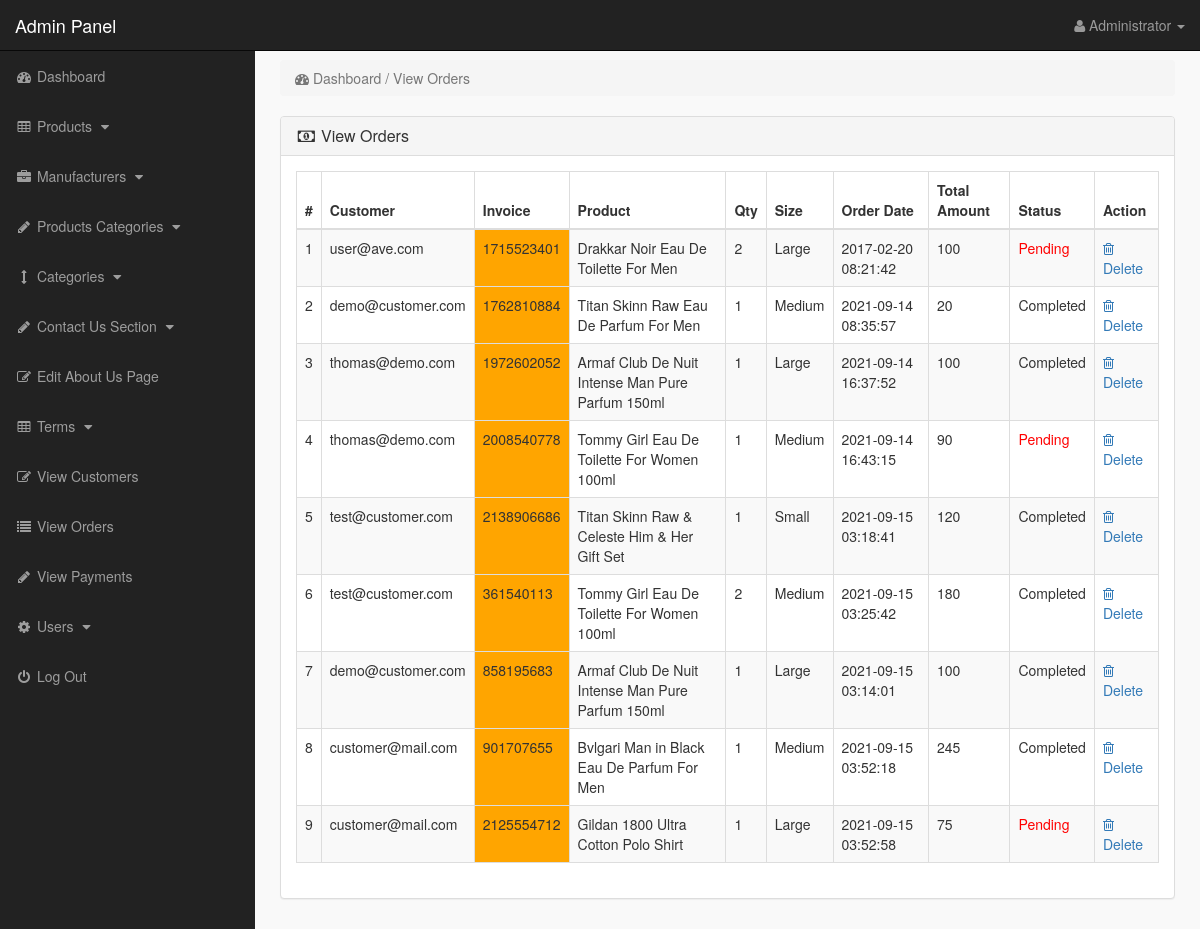
Screenshot of /admin_area/index.php?view_orders (signed in) with the database file from the repository.
### tables this page shows
CREATE TABLE `pending_orders` (
  `order_id` int(10) NOT NULL,
  `customer_id` int(10) NOT NULL,
  `invoice_no` int(10) NOT NULL,
  `product_id` text NOT NULL,
  `qty` int(10) NOT NULL,
  `size` text NOT NULL,
  `order_status` text NOT NULL
);

CREATE TABLE `customers` (
  `customer_id` int(10) NOT NULL,
  `customer_name` varchar(255) NOT NULL,
  `customer_email` varchar(255) NOT NULL,
  `customer_pass` varchar(255) NOT NULL,
  `customer_country` text NOT NULL,
  `customer_city` text NOT NULL,
  `customer_contact` varchar(255) NOT NULL,
  `customer_address` text NOT NULL,
  `customer_image` text NOT NULL,
  `customer_ip` varchar(255) NOT NULL,
  `customer_confirm_code` text NOT NULL
);

CREATE TABLE `products` (
  `product_id` int(10) NOT NULL,
  `p_cat_id` int(10) NOT NULL,
  `cat_id` int(10) NOT NULL,
  `manufacturer_id` int(10) NOT NULL,
  `date` timestamp NOT NULL DEFAULT current_timestamp() ON UPDATE current_timestamp(),
  `product_title` text NOT NULL,
  `product_url` text NOT NULL,
  `product_img1` text NOT NULL,
  `product_img2` text NOT NULL,
  `product_img3` text NOT NULL,
  `product_price` int(10) NOT NULL,
  `product_psp_price` int(100) NOT NULL,
  `product_desc` text NOT NULL,
  `product_features` text NOT NULL,
  `product_video` text NOT NULL,
  `product_keywords` text NOT NULL,
  `product_label` text NOT NULL,
  `status` varchar(255) NOT NULL
);

CREATE TABLE `customer_orders` (
  `order_id` int(10) NOT NULL,
  `customer_id` int(10) NOT NULL,
  `due_amount` int(100) NOT NULL,
  `invoice_no` int(100) NOT NULL,
  `qty` int(10) NOT NULL,
  `size` text NOT NULL,
  `order_date` timestamp NOT NULL DEFAULT current_timestamp() ON UPDATE current_timestamp(),
  `order_status` text NOT NULL
);

### admin_area/view_orders.php (the view)
<?php
if(!isset($_SESSION['admin_email'])){
echo "<script>window.open('login.php','_self')</script>";
}
else {
?>
<div class="row">
<div class="col-lg-12">
<ol class="breadcrumb">
<li class="active">
<i class="fa fa-dashboard"></i> Dashboard / View Orders
</li>
</ol>
</div>
</div>
<div class="row">
<div class="col-lg-12">
<div class="panel panel-default">
<div class="panel-heading">
<h3 class="panel-title">
<i class="fa fa-money fa-fw"></i> View Orders
</h3>
</div>
<div class="panel-body">
<div class="table-responsive">
<table class="table table-bordered table-hover table-striped">
<thead>
<tr>
<th>#</th>
<th>Customer</th>
<th>Invoice</th>
<th>Product</th>
<th>Qty</th>
<th>Size</th>
<th>Order Date</th>
<th>Total Amount</th>
<th>Status</th>
<th>Action</th>
</tr>
</thead>
<tbody>
<?php
$i = 0;
$get_orders = "select * from pending_orders";
$run_orders = mysqli_query($con,$get_orders);
while ($row_orders = mysqli_fetch_array($run_orders)) {
$order_id = $row_orders['order_id'];
$c_id = $row_orders['customer_id'];
$invoice_no = $row_orders['invoice_no'];
$product_id = $row_orders['product_id'];
$qty = $row_orders['qty'];
$size = $row_orders['size'];
$order_status = $row_orders['order_status'];
$get_products = "select * from products where product_id='$product_id'";
$run_products = mysqli_query($con,$get_products);
$row_products = mysqli_fetch_array($run_products);
$product_title = $row_products['product_title'];
$i++;
?>
<tr>
<td><?php echo $i; ?></td>
<td>
<?php
$get_customer = "select * from customers where customer_id='$c_id'";
$run_customer = mysqli_query($con,$get_customer);
$row_customer = mysqli_fetch_array($run_customer);
$customer_email = $row_customer['customer_email'];
echo $customer_email;
 ?>
 </td>
<td bgcolor="orange" ><?php echo $invoice_no; ?></td>
<td><?php echo $product_title; ?></td>
<td><?php echo $qty; ?></td>
<td><?php echo $size; ?></td>
<td>
<?php
$get_customer_order = "select * from customer_orders where order_id='$order_id'";
$run_customer_order = mysqli_query($con,$get_customer_order);
$row_customer_order = mysqli_fetch_array($run_customer_order);
$order_date = $row_customer_order['order_date'];
$due_amount = $row_customer_order['due_amount'];
echo $order_date;
?>
</td>
<td><?php echo $due_amount; ?></td>
<td>
<?php
if($order_status=='pending'){
echo $order_status='<div style="color:red;">Pending</div>';
}
else{
echo $order_status='Completed';
}
?>
</td>
<td>
<a href="index.php?order_delete=<?php echo $order_id; ?>" >
<i class="fa fa-trash-o" ></i> Delete
</a>
</td>
</tr>
<?php } ?>
</tbody>
</table>
</div>
</div>
</div>
</div>
</div>
<?php } ?>

### admin_area/includes/sidebar.php (shortened to what this page needs)
<?php
if(!isset($_SESSION['admin_email'])){
echo "<script>window.open('login.php','_self')</script>";
}
else {
?>
<nav class="navbar navbar-inverse navbar-fixed-top" >
<div class="navbar-header" >
<a class="navbar-brand" href="index.php?dashboard" >Admin Panel</a>
</div>
<ul class="nav navbar-right top-nav" >
<li class="dropdown" >
<a href="#" class="dropdown-toggle" data-toggle="dropdown" >
<i class="fa fa-user" ></i>
<?php echo $admin_name; ?> <b class="caret" ></b>
</a>
</li>
</ul>
<div class="collapse navbar-collapse navbar-ex1-collapse">
<ul class="nav navbar-nav side-nav">
<li>
<a href="index.php?dashboard">
<i class="fa fa-fw fa-dashboard"></i> Dashboard
</a>
</li>
<li>
<a href="#" data-toggle="collapse" data-target="#products">
<i class="fa fa-fw fa-table"></i> Products
<i class="fa fa-fw fa-caret-down"></i>
</a>
</li>
<li>
<a href="#" data-toggle="collapse" data-target="#manufacturers">
<i class="fa fa-fw fa-briefcase"></i> Manufacturers
<i class="fa fa-fw fa-caret-down"></i>
</a>
</li>
<li>
<a href="#" data-toggle="collapse" data-target="#p_cat">
<i class="fa fa-fw fa-pencil"></i> Products Categories
<i class="fa fa-fw fa-caret-down"></i>
</a>
</li>
<li>
<a href="#" data-toggle="collapse" data-target="#cat">
<i class="fa fa-fw fa-arrows-v"></i> Categories
<i class="fa fa-fw fa-caret-down"></i>
</a>
</li>
<li>
<a href="#" data-toggle="collapse" data-target="#contact_us">
<i class="fa fa-fw fa-pencil"> </i> Contact Us Section
<i class="fa fa-fw fa-caret-down"></i>
</a>
</li>
<li>
<a href="index.php?edit_about_us">
<i class="fa fa-fw fa-edit"></i> Edit About Us Page
</a>
</li>
<li>
<a href="#" data-toggle="collapse" data-target="#terms" >
<i class="fa fa-fw fa-table"></i> Terms
<i class="fa fa-fw fa-caret-down"></i>
</a>
</li>
<li>
<a href="index.php?view_customers">
<i class="fa fa-fw fa-edit"></i> View Customers
</a>
</li>
<li>
<a href="index.php?view_orders">
<i class="fa fa-fw fa-list"></i> View Orders
</a>
</li>
<li>
<a href="index.php?view_payments">
<i class="fa fa-fw fa-pencil"></i> View Payments
</a>
</li>
<li>
<a href="#" data-toggle="collapse" data-target="#users">
<i class="fa fa-fw fa-gear"></i> Users
<i class="fa fa-fw fa-caret-down"></i>
</a>
</li>
<li>
<a href="logout.php">
<i class="fa fa-fw fa-power-off"></i> Log Out
</a>
</li>
</ul>
</div>
</nav>
<?php } ?>

### admin_area/css/style.css (style rules this page uses)
body { margin-top:100px; }
@media (min-width: 768px) { body { margin-top:50px; } }
.top-nav { padding:0 15px; }
.top-nav>li { display:inline-block; float:left; }
.top-nav>li>a { padding-top:15px; padding-bottom:15px; line-height:20px; color:#999; }
@media (min-width: 768px) { .side-nav { position:fixed; top:51px; width:255px; border-radius:0; overflow-y:auto; background-color: #222; bottom:0; overflow-x:hidden; padding-bottom:40px; } }
@media (min-width: 768px) { .side-nav>li>a { width:255px; } }
.panel-body { border-radius:5px; }

### rows the page displays
pending_orders: customer.customer_email "user@ave.com", invoice_no "1715523401", product.product_title "Drakkar Noir Eau De Toilette For Men", qty "2", size "Large", customer_orders.order_date "2017-02-20 08:21:42", customer_orders.due_amount "100", order_status "Pending"
pending_orders: customer.customer_email "demo@customer.com", invoice_no "1762810884", product.product_title "Titan Skinn Raw Eau De Parfum For Men", qty "1", size "Medium", customer_orders.order_date "2021-09-14 08:35:57", customer_orders.due_amount "20"
pending_orders: customer.customer_email "thomas@demo.com", invoice_no "1972602052", product.product_title "Armaf Club De Nuit Intense Man Pure Parfum 150ml", qty "1", size "Large", customer_orders.order_date "2021-09-14 16:37:52", customer_orders.due_amount "100"
pending_orders: customer.customer_email "thomas@demo.com", invoice_no "2008540778", product.product_title "Tommy Girl Eau De Toilette For Women 100ml", qty "1", size "Medium", customer_orders.order_date "2021-09-14 16:43:15", customer_orders.due_amount "90", order_status "Pending"
pending_orders: customer.customer_email "test@customer.com", invoice_no "2138906686", product.product_title "Titan Skinn Raw & Celeste Him & Her Gift Set", qty "1", size "Small", customer_orders.order_date "2021-09-15 03:18:41", customer_orders.due_amount "120"
pending_orders: customer.customer_email "test@customer.com", invoice_no "361540113", product.product_title "Tommy Girl Eau De Toilette For Women 100ml", qty "2", size "Medium", customer_orders.order_date "2021-09-15 03:25:42", customer_orders.due_amount "180"
pending_orders: customer.customer_email "demo@customer.com", invoice_no "858195683", product.product_title "Armaf Club De Nuit Intense Man Pure Parfum 150ml", qty "1", size "Large", customer_orders.order_date "2021-09-15 03:14:01", customer_orders.due_amount "100"
pending_orders: customer.customer_email "customer@mail.com", invoice_no "901707655", product.product_title "Bvlgari Man in Black Eau De Parfum For Men", qty "1", size "Medium", customer_orders.order_date "2021-09-15 03:52:18", customer_orders.due_amount "245"
pending_orders: customer.customer_email "customer@mail.com", invoice_no "2125554712", product.product_title "Gildan 1800 Ultra Cotton Polo Shirt", qty "1", size "Large", customer_orders.order_date "2021-09-15 03:52:58", customer_orders.due_amount "75", order_status "Pending"

### other values shown
$admin_name "Administrator"
